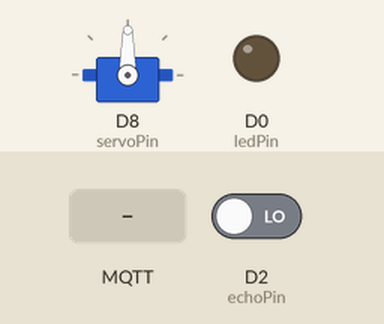
Simulated run of this sketch. Board: ESP8266 (NodeMCU). On the bench: servo, output pins drawn as LEDs (lit = HIGH). The inputs (shaded band) are chosen by the test bench; at power-on: D2 (echoPin) LOW. WiFi joins after 1.5 s; servers stay silent unless stated; random numbers use the default seed unless the sketch sets one; no MQTT or app messages arrive unless stated; pins used as bus, display or sensor lines are not drawn; what the sketch prints to the serial monitor is not drawn.

Above: at 2.7 s.
2.8 s: MQTT message "ultrasonic/full" arrives on the first subscribed topic
At 6.2 s:
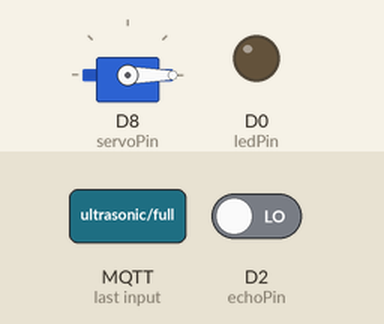
6.5 s: MQTT message "Sampah Penuh" arrives on the second subscribed topic
At 9.2 s:
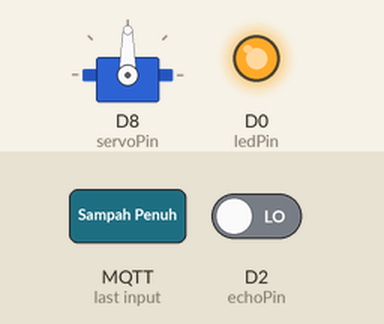
Timing chart, 0 to 15.1 s (numbered marks = the images above; inputs shaded):
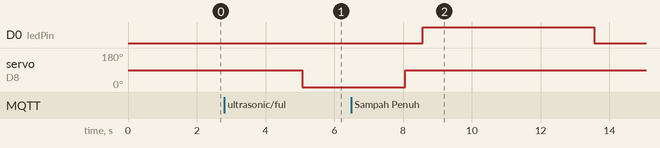

The sketch:

pa_subsriber.ino
```cpp
#include <ESP8266WiFi.h>
#include <PubSubClient.h>
#include <Servo.h>

// WiFi and MQTT server details
const char* ssid = "akbar";
const char* password = "12345678";
const char* mqtt_server = "broker.hivemq.com";

// Pin definitions
const int trigPin = D1;   // Pin Trig sensor ultrasonik
const int echoPin = D2;   // Pin Echo sensor ultrasonik
const int servoPin = D8;  // Pin kontrol servo
const int ledPin = D0;    // Pin kontrol LED

WiFiClient espClient;
PubSubClient client(espClient);
Servo myservo;  // Object to control the servo

long duration;
int distance;
int safetyDistance;
bool isOpen = false;  // Track the state of the servo

void setup_wifi() {
  delay(10);
  Serial.println();
  Serial.print("Connecting to ");
  Serial.println(ssid);

  WiFi.mode(WIFI_STA);
  WiFi.begin(ssid, password);

  while (WiFi.status() != WL_CONNECTED) {
    delay(500);
    Serial.print(".");
  }

  randomSeed(micros());

  Serial.println("");
  Serial.println("WiFi connected");
  Serial.println("IP address: ");
  Serial.println(WiFi.localIP());
}

// Function to handle incoming MQTT messages
void callback(char* topic, byte* payload, unsigned int length) {
  Serial.print("Message received [");
  Serial.print(topic);
  Serial.print("] ");
  String data = ""; // Variable to store received data
  for (int i = 0; i < length; i++) {
    Serial.print((char)payload[i]);
    data += (char)payload[i]; // Store char array into string
  }
  Serial.println();

  if (strcmp(topic, "ultrasonic/full") == 0 && data == "Sampah Penuh") {
    digitalWrite(ledPin, HIGH); // Turn on the LED
    delay (5000);
    digitalWrite(ledPin, LOW);
  } else {
    int command = data.toInt(); // Convert string to int
    if (command == 1) { // Command to open the lid
      myservo.write(90); // Move servo to open position
      if (!isOpen) {  // Check if the servo was previously closed
        isOpen = true;  // Update the state
        client.publish("ultrasonic/akses", "akses terbuka");  // Publish the state to the topic
      }
    } else if (command == 0) { // Command to close the lid
      myservo.write(0); // Move servo to closed position
      if (isOpen) {  // Check if the servo was previously open
        isOpen = false;  // Update the state
        client.publish("ultrasonic/akses", "akses tertutup");  // Publish the state to the topic
      }
    }
    else {
      client.publish("ultrasonic/akses","Masukkan 0 (tutup) atau 1(Buka)!");
      }
    }
  }

// Function to reconnect to the MQTT broker
void reconnect() {
  while (!client.connected()) {
    Serial.print("Attempting MQTT connection...");
    String clientId = "ESP8266Client-";
    clientId += String(random(0xffff), HEX);
    if (client.connect(clientId.c_str())) {
      Serial.println("connected");
      client.subscribe("ultrasonic/akses");
      client.subscribe("ultrasonic/full"); // Subscribe to the topic for full bin notification
    } else {
      Serial.print("failed, rc=");
      Serial.print(client.state());
      Serial.println(" try again in 5 seconds");
      delay(5000);
    }
  }
}

void setup() {
  pinMode(trigPin, OUTPUT);     // Initialize ultrasonic sensor Trig pin
  pinMode(echoPin, INPUT);      // Initialize ultrasonic sensor Echo pin
  pinMode(ledPin, OUTPUT);      // Initialize LED pin
  myservo.attach(servoPin);     // Attach the servo to the control pin

  Serial.begin(115200);
  setup_wifi();
  client.setServer(mqtt_server, 1883); // Setup initial connection to MQTT server
  client.setCallback(callback);
}

void loop() {
  if (!client.connected()) {
    reconnect();
  }
  client.loop();

  // Ultrasonic sensor and servo control code
  digitalWrite(trigPin, LOW);
  delay(1000);
  digitalWrite(trigPin, HIGH);
  delay(1000);
  digitalWrite(trigPin, LOW);

  duration = pulseIn(echoPin, HIGH);
  distance = duration * 0.034 / 2;
  safetyDistance = distance;

  if (safetyDistance <= 5) {
    if (!isOpen) {  // Check if the servo was previously closed
      myservo.write(90); // Move servo to open position if distance is <= 5 cm
      isOpen = true;  // Update the state
      client.publish("ultrasonic/akses", "akses terbuka");  // Publish the state to the topic
    }
  } else {
    if (isOpen) {  // Check if the servo was previously open
      myservo.write(0);  // Move servo to closed position if distance is > 5 cm
      isOpen = false;  // Update the state
      client.publish("ultrasonic/akses", "akses tertutup");  // Publish the state to the topic
    }
  }

  Serial.print("Distance: ");
  Serial.println(distance);
  delay(500); // Delay to prevent rapid reading
}
```

Measured:
- after the input at 2.8 s, servo on D8 (servoPin): 90° → 0° after 2.3 s
- after the input at 6.5 s, D0 (ledPin): LOW → HIGH after 2.1 s, → LOW 5.0 s later
